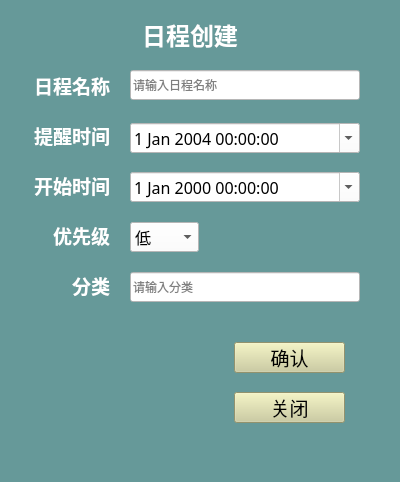
<?xml version="1.0" encoding="UTF-8"?>
<ui version="4.0">
 <class>addSchedule</class>
 <widget class="QWidget" name="addSchedule">
  <property name="geometry">
   <rect>
    <x>0</x>
    <y>0</y>
    <width>400</width>
    <height>482</height>
   </rect>
  </property>
  <property name="minimumSize">
   <size>
    <width>400</width>
    <height>482</height>
   </size>
  </property>
  <property name="maximumSize">
   <size>
    <width>400</width>
    <height>482</height>
   </size>
  </property>
  <property name="windowTitle">
   <string>添加日程</string>
  </property>
  <property name="windowIcon">
   <iconset resource="icon_regis.qrc">
    <normaloff>:/icon.jpg</normaloff>:/icon.jpg</iconset>
  </property>
  <property name="styleSheet">
   <string notr="true">background-color: rgb(102, 153, 153);</string>
  </property>
  <widget class="QLabel" name="label">
   <property name="geometry">
    <rect>
     <x>30</x>
     <y>70</y>
     <width>80</width>
     <height>30</height>
    </rect>
   </property>
   <property name="maximumSize">
    <size>
     <width>80</width>
     <height>30</height>
    </size>
   </property>
   <property name="font">
    <font>
     <family>AniMe Matrix - MB_EN</family>
     <pointsize>14</pointsize>
     <weight>75</weight>
     <bold>true</bold>
    </font>
   </property>
   <property name="styleSheet">
    <string notr="true">color: rgb(255, 255, 255);</string>
   </property>
   <property name="text">
    <string>日程名称</string>
   </property>
   <property name="alignment">
    <set>Qt::AlignRight|Qt::AlignTrailing|Qt::AlignVCenter</set>
   </property>
  </widget>
  <widget class="QLabel" name="label_2">
   <property name="geometry">
    <rect>
     <x>30</x>
     <y>120</y>
     <width>80</width>
     <height>30</height>
    </rect>
   </property>
   <property name="maximumSize">
    <size>
     <width>80</width>
     <height>30</height>
    </size>
   </property>
   <property name="font">
    <font>
     <family>AniMe Matrix - MB_EN</family>
     <pointsize>14</pointsize>
     <weight>75</weight>
     <bold>true</bold>
    </font>
   </property>
   <property name="styleSheet">
    <string notr="true">color: rgb(255, 255, 255);</string>
   </property>
   <property name="text">
    <string>提醒时间</string>
   </property>
   <property name="alignment">
    <set>Qt::AlignRight|Qt::AlignTrailing|Qt::AlignVCenter</set>
   </property>
  </widget>
  <widget class="QLabel" name="label_3">
   <property name="geometry">
    <rect>
     <x>30</x>
     <y>170</y>
     <width>80</width>
     <height>30</height>
    </rect>
   </property>
   <property name="maximumSize">
    <size>
     <width>80</width>
     <height>30</height>
    </size>
   </property>
   <property name="font">
    <font>
     <family>AniMe Matrix - MB_EN</family>
     <pointsize>14</pointsize>
     <weight>75</weight>
     <bold>true</bold>
    </font>
   </property>
   <property name="styleSheet">
    <string notr="true">color: rgb(255, 255, 255);</string>
   </property>
   <property name="text">
    <string>开始时间</string>
   </property>
   <property name="alignment">
    <set>Qt::AlignRight|Qt::AlignTrailing|Qt::AlignVCenter</set>
   </property>
  </widget>
  <widget class="QLabel" name="label_4">
   <property name="geometry">
    <rect>
     <x>30</x>
     <y>220</y>
     <width>80</width>
     <height>30</height>
    </rect>
   </property>
   <property name="maximumSize">
    <size>
     <width>80</width>
     <height>30</height>
    </size>
   </property>
   <property name="font">
    <font>
     <family>AniMe Matrix - MB_EN</family>
     <pointsize>14</pointsize>
     <weight>75</weight>
     <bold>true</bold>
    </font>
   </property>
   <property name="styleSheet">
    <string notr="true">color: rgb(255, 255, 255);</string>
   </property>
   <property name="text">
    <string>优先级</string>
   </property>
   <property name="alignment">
    <set>Qt::AlignRight|Qt::AlignTrailing|Qt::AlignVCenter</set>
   </property>
  </widget>
  <widget class="QLabel" name="label_5">
   <property name="geometry">
    <rect>
     <x>120</x>
     <y>10</y>
     <width>140</width>
     <height>50</height>
    </rect>
   </property>
   <property name="maximumSize">
    <size>
     <width>140</width>
     <height>50</height>
    </size>
   </property>
   <property name="font">
    <font>
     <family>AniMe Matrix - MB_EN</family>
     <pointsize>18</pointsize>
     <weight>75</weight>
     <bold>true</bold>
    </font>
   </property>
   <property name="styleSheet">
    <string notr="true">color: rgb(255, 255, 255);</string>
   </property>
   <property name="text">
    <string>日程创建</string>
   </property>
   <property name="alignment">
    <set>Qt::AlignCenter</set>
   </property>
  </widget>
  <widget class="QLineEdit" name="le_taskname">
   <property name="geometry">
    <rect>
     <x>130</x>
     <y>70</y>
     <width>230</width>
     <height>30</height>
    </rect>
   </property>
   <property name="maximumSize">
    <size>
     <width>230</width>
     <height>30</height>
    </size>
   </property>
   <property name="styleSheet">
    <string notr="true">background-color: rgb(255, 255, 255);</string>
   </property>
   <property name="placeholderText">
    <string>请输入日程名称</string>
   </property>
  </widget>
  <widget class="QComboBox" name="cb_priority">
   <property name="geometry">
    <rect>
     <x>130</x>
     <y>222</y>
     <width>69</width>
     <height>30</height>
    </rect>
   </property>
   <property name="font">
    <font>
     <family>AniMe Matrix - MB_EN</family>
     <pointsize>12</pointsize>
    </font>
   </property>
   <property name="styleSheet">
    <string notr="true">background-color: rgb(255, 255, 255);</string>
   </property>
   <item>
    <property name="text">
     <string>低</string>
    </property>
   </item>
   <item>
    <property name="text">
     <string>中</string>
    </property>
   </item>
   <item>
    <property name="text">
     <string>高</string>
    </property>
   </item>
  </widget>
  <widget class="QLineEdit" name="le_classification">
   <property name="geometry">
    <rect>
     <x>130</x>
     <y>272</y>
     <width>230</width>
     <height>30</height>
    </rect>
   </property>
   <property name="maximumSize">
    <size>
     <width>230</width>
     <height>30</height>
    </size>
   </property>
   <property name="styleSheet">
    <string notr="true">background-color: rgb(255, 255, 255);</string>
   </property>
   <property name="readOnly">
    <bool>false</bool>
   </property>
   <property name="placeholderText">
    <string>请输入分类</string>
   </property>
  </widget>
  <widget class="QDateTimeEdit" name="det_aT">
   <property name="geometry">
    <rect>
     <x>130</x>
     <y>123</y>
     <width>230</width>
     <height>30</height>
    </rect>
   </property>
   <property name="maximumSize">
    <size>
     <width>230</width>
     <height>30</height>
    </size>
   </property>
   <property name="font">
    <font>
     <family>等线</family>
     <pointsize>12</pointsize>
    </font>
   </property>
   <property name="styleSheet">
    <string notr="true">background-color: rgb(255, 255, 255);</string>
   </property>
   <property name="dateTime">
    <datetime>
     <hour>0</hour>
     <minute>0</minute>
     <second>0</second>
     <year>2004</year>
     <month>1</month>
     <day>1</day>
    </datetime>
   </property>
   <property name="calendarPopup">
    <bool>true</bool>
   </property>
  </widget>
  <widget class="QDateTimeEdit" name="dte_sT">
   <property name="geometry">
    <rect>
     <x>130</x>
     <y>172</y>
     <width>230</width>
     <height>30</height>
    </rect>
   </property>
   <property name="maximumSize">
    <size>
     <width>230</width>
     <height>30</height>
    </size>
   </property>
   <property name="font">
    <font>
     <family>等线</family>
     <pointsize>12</pointsize>
    </font>
   </property>
   <property name="styleSheet">
    <string notr="true">background-color: rgb(255, 255, 255);</string>
   </property>
   <property name="calendarPopup">
    <bool>true</bool>
   </property>
  </widget>
  <widget class="QLabel" name="label_6">
   <property name="geometry">
    <rect>
     <x>30</x>
     <y>270</y>
     <width>80</width>
     <height>30</height>
    </rect>
   </property>
   <property name="maximumSize">
    <size>
     <width>80</width>
     <height>30</height>
    </size>
   </property>
   <property name="font">
    <font>
     <family>AniMe Matrix - MB_EN</family>
     <pointsize>14</pointsize>
     <weight>75</weight>
     <bold>true</bold>
    </font>
   </property>
   <property name="styleSheet">
    <string notr="true">color: rgb(255, 255, 255);</string>
   </property>
   <property name="text">
    <string>分类</string>
   </property>
   <property name="alignment">
    <set>Qt::AlignRight|Qt::AlignTrailing|Qt::AlignVCenter</set>
   </property>
  </widget>
  <widget class="QPushButton" name="pushButton">
   <property name="geometry">
    <rect>
     <x>234</x>
     <y>342</y>
     <width>111</width>
     <height>31</height>
    </rect>
   </property>
   <property name="font">
    <font>
     <family>AniMe Matrix - MB_EN</family>
     <pointsize>14</pointsize>
    </font>
   </property>
   <property name="styleSheet">
    <string notr="true">background-color: rgb(204, 204, 153);</string>
   </property>
   <property name="text">
    <string>确认</string>
   </property>
  </widget>
  <widget class="QPushButton" name="pushButton_2">
   <property name="geometry">
    <rect>
     <x>234</x>
     <y>392</y>
     <width>111</width>
     <height>31</height>
    </rect>
   </property>
   <property name="font">
    <font>
     <family>AniMe Matrix - MB_EN</family>
     <pointsize>14</pointsize>
    </font>
   </property>
   <property name="styleSheet">
    <string notr="true">background-color: rgb(204, 204, 153);</string>
   </property>
   <property name="text">
    <string>关闭</string>
   </property>
  </widget>
 </widget>
 <resources>
  <include location="icon_regis.qrc"/>
 </resources>
 <connections/>
</ui>
